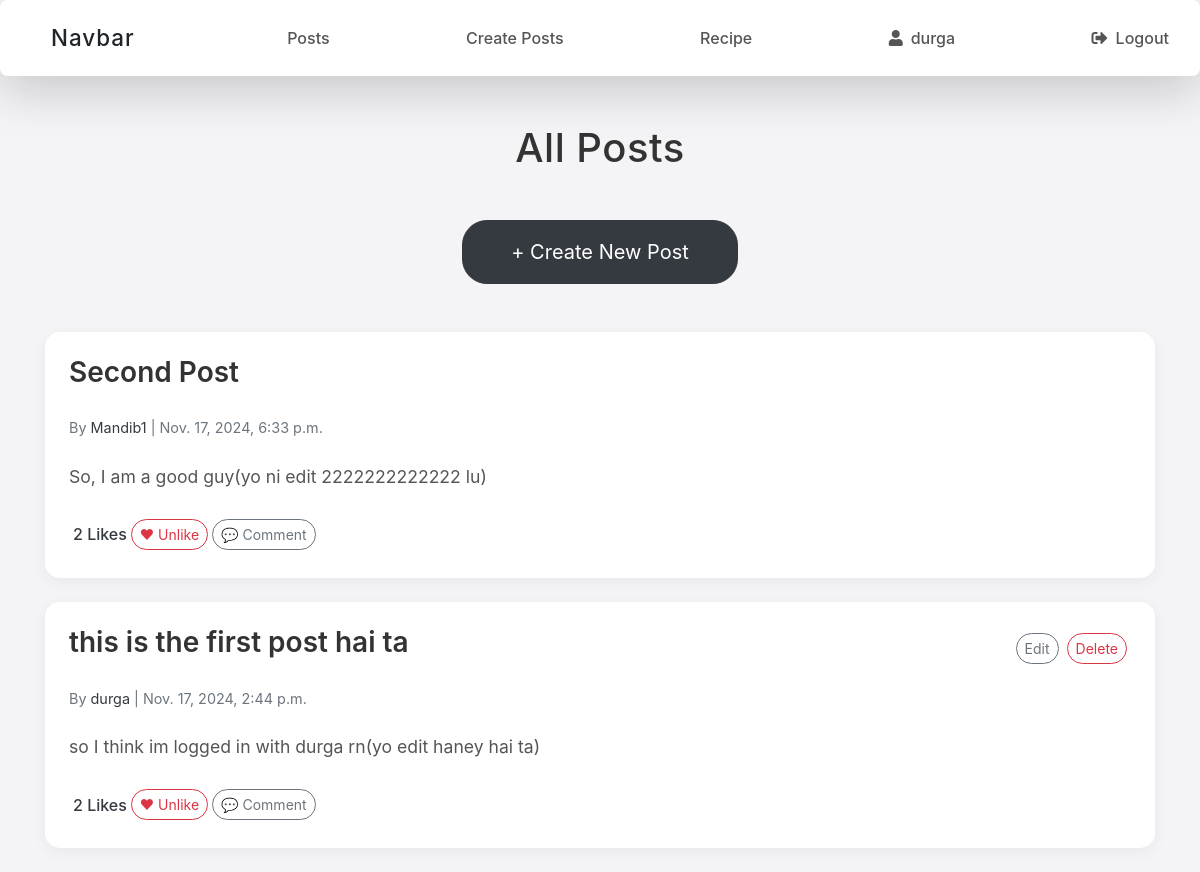
Before: /postlist/ (signed in) with the older database file.
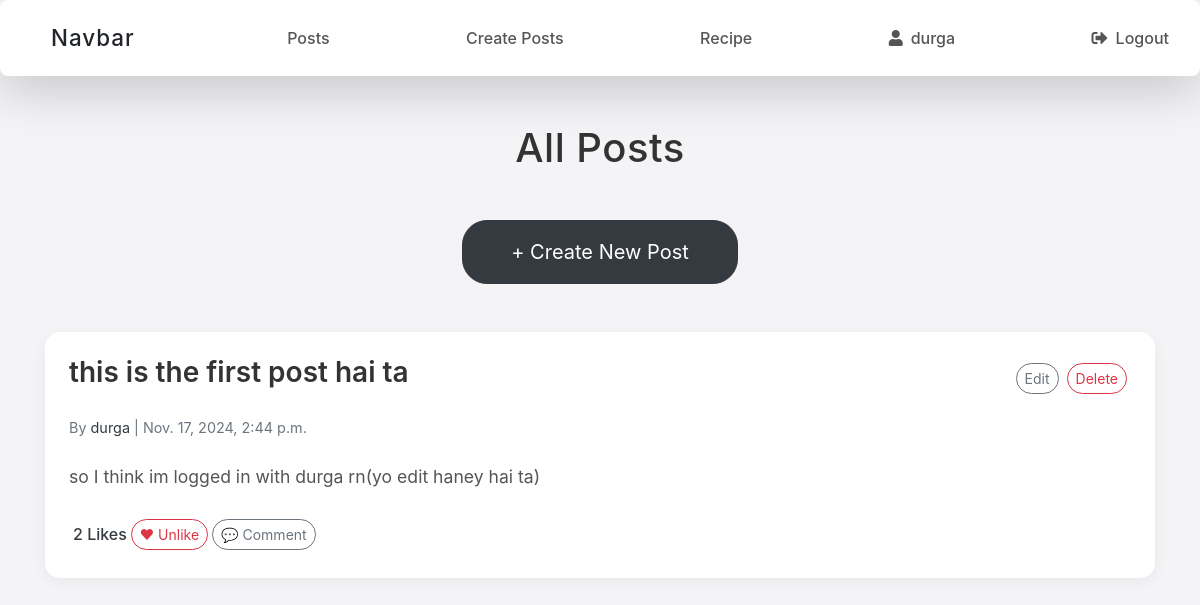
After: the same page with the newer database file.
### vege/models.py (models this page shows, shortened)
class Post(models.Model):
    PUBLIC = 'public'
    PRIVATE = 'private'
    PRIVACY_CHOICES = [
        (PUBLIC, 'Public'),
        (PRIVATE, 'Private'),
    ]
    title = models.CharField(max_length=200)
    content = models.TextField()
    created_at = models.DateTimeField(auto_now_add=True)
    author = models.ForeignKey(User, on_delete=models.CASCADE)  # Link the post to the user
    privacy = models.CharField(
        max_length = 10,
        choices= PRIVACY_CHOICES,
        default= PUBLIC,
    )

### vege/views.py (the view, shortened to what this page needs)
# urls.py: path('postlist/', post_list, name='post_list'),
def post_list(request):
    posts = Post.objects.filter(privacy = Post.PUBLIC).order_by('-created_at')
    user_likes = Like.objects.filter(user=request.user)
    liked_posts = [like.post.id for like in user_likes]
    posts_with_likes = []
    for post in posts:
        post.like_count = Like.objects.filter(post=post).count()
        liked_users = post.likes.values_list('user__username', flat=True)
        posts_with_likes.append({
            'post': post,
            'liked_users': liked_users
        })
    return render(request, 'post_list.html', {
        'posts_with_likes': posts_with_likes,
        'liked_posts': liked_posts,  # Pass liked posts to template
    })

### vege/templates/post_list.html (shortened to what this page needs)
{% extends "base.html" %}
{% block start %}
<div class="container mt-5">
    <h1 id="animated-title" class="text-center mb-5" style="font-weight: 500; letter-spacing: 0.5px; color: #333;"></h1>
    <div class="text-center mb-5">
        <a href="{% url 'create_post' %}" class="btn btn-dark btn-lg px-5 py-3" style="border-radius: 25px;">+ Create New Post</a>
    </div>
    {% for post_data in posts_with_likes %}
    <div class="card mb-4" style="border: none; border-radius: 15px; box-shadow: 0 4px 15px rgba(0, 0, 0, 0.05);">
        <div class="card-body p-4">
            <div class="d-flex justify-content-between align-items-center mb-3">
                <h3 class="card-title" style="font-weight: 600; color: #333;">{{ post_data.post.title }}</h3>
                {% if post_data.post.author == request.user %}
                <div class="d-flex gap-2">
                    <a href="{% url 'edit_post' post_data.post.id %}" class="btn btn-outline-secondary btn-sm m-1" style="border-radius: 20px;">Edit</a>
                    <a href="{% url 'delete_post' post_data.post.id %}" class="btn btn-outline-danger btn-sm m-1" style="border-radius: 18.6px;">Delete</a>
                </div>
                {% endif %}
            </div>
            <p class="text-muted mb-4" style="font-size: 0.9rem;">By <a href="{% url 'user_profile' post_data.post.author.username %}" class="text-decoration-none text-dark">{{ post_data.post.author.username }}</a> | {{ post_data.post.created_at }}</p>
            <p style="line-height: 1.6; font-size: 1.1rem; color: #555;">{{ post_data.post.content }}</p>
            <div class="d-flex justify-content-start align-items-center mt-4 gap-3">
                 <a href="#" data-toggle="modal" data-target="#likeModal{{ post_data.post.id }}" class="text-dark m-1 text-decoration-none" style="font-size: 1rem; font-weight: 500;">
                    {{ post_data.post.like_count }} Likes
                </a>
                <form method="POST" action="{% url 'post_list' %}" class="d-inline">
                    {% if post_data.post.id in liked_posts %}
                    <button type="submit" name="like" class="btn btn-outline-danger btn-sm" style="border-radius: 20px;">♥ Unlike</button>
                    {% else %}
                    <button type="submit" name="like" class="btn btn-outline-primary btn-sm" style="border-radius: 20px;">♥ Like</button>
                    {% endif %}
                </form>
                <button class="btn btn-outline-secondary btn-sm m-1" data-toggle="modal" data-target="#commentModal{{ post_data.post.id }}" style="border-radius: 20px;">💬 Comment</button>
            </div>
        </div>
    </div>
    {% endfor %}
</div>
{% endblock %}

Changed rows visible on the page:
removed Post: post "Second Post", post.author.username "Mandib1", post.created_at "Nov. 17, 2024, 6:33 p.m.", post.content "So, I am a good guy(yo ni edit 2222222222222 lu)", post.like_count "2", shows "♥ Unlike"
